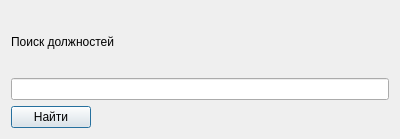
<?xml version="1.0" encoding="UTF-8"?>
<ui version="4.0">
 <class>finder</class>
 <widget class="QDialog" name="finder">
  <property name="geometry">
   <rect>
    <x>0</x>
    <y>0</y>
    <width>400</width>
    <height>139</height>
   </rect>
  </property>
  <property name="windowTitle">
   <string>Dialog</string>
  </property>
  <layout class="QVBoxLayout" name="verticalLayout_2">
   <item>
    <layout class="QVBoxLayout" name="verticalLayout">
     <item>
      <widget class="QLabel" name="label">
       <property name="text">
        <string>Поиск должностей</string>
       </property>
      </widget>
     </item>
     <item>
      <widget class="QLineEdit" name="lineEdit"/>
     </item>
    </layout>
   </item>
   <item>
    <layout class="QHBoxLayout" name="horizontalLayout">
     <item>
      <widget class="QPushButton" name="pushButton">
       <property name="text">
        <string>Найти</string>
       </property>
      </widget>
     </item>
     <item>
      <spacer name="horizontalSpacer">
       <property name="orientation">
        <enum>Qt::Horizontal</enum>
       </property>
       <property name="sizeHint" stdset="0">
        <size>
         <width>40</width>
         <height>20</height>
        </size>
       </property>
      </spacer>
     </item>
    </layout>
   </item>
  </layout>
 </widget>
 <resources/>
 <connections/>
</ui>
